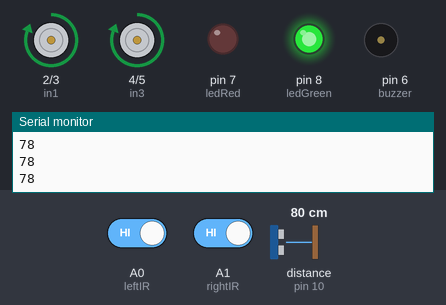
Recording of a sketch running on a simulated Arduino Uno, built with avr-gcc and run on an emulated ATmega328P. On the bench: motor-driver pin pairs drawn as motors (green arrow = first pin HIGH = forward, orange = second pin HIGH = backward, longer = more drive), output pins drawn as LEDs (lit = HIGH), buzzer (waves = sounding), the last lines printed to the serial monitor. Wiring (inferred from the names in the program): ultrasonic range finder: trigger pin 9; echo pin 10. The inputs (shaded band) are chosen by the test bench; at power-on: distance to the obstacle (sensor on pin 10) 80 cm, A0 (leftIR) HIGH, A1 (rightIR) HIGH. The echo pulse lasts 58.3 µs per cm; pins used as bus, display or sensor lines are not drawn.

Above: at 1.2 s.
1.3 s: distance to the obstacle (sensor on pin 10) set to 17 cm
2.8 s: distance to the obstacle (sensor on pin 10) set to 13 cm
At 3.2 s:
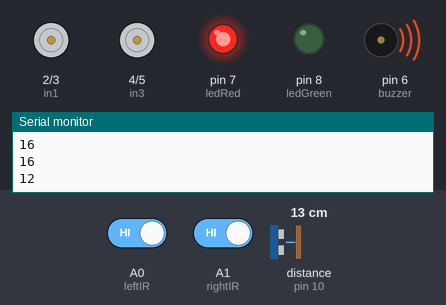
5.8 s: A0 (leftIR) driven LOW
At 6.95 s:
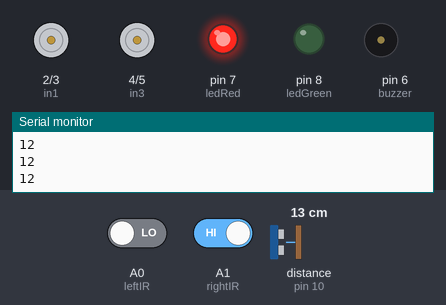
8.8 s: A0 (leftIR) driven HIGH
At 9.9 s:
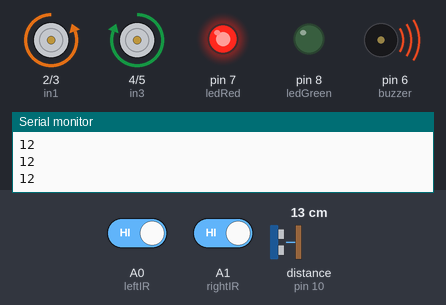
11.8 s: A1 (rightIR) driven LOW
At 12.8 s:
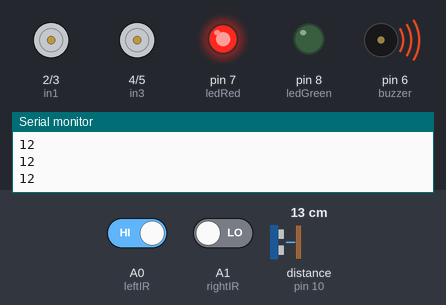
Timing chart, 0 to 15.8 s (numbered marks = the images above; inputs shaded):
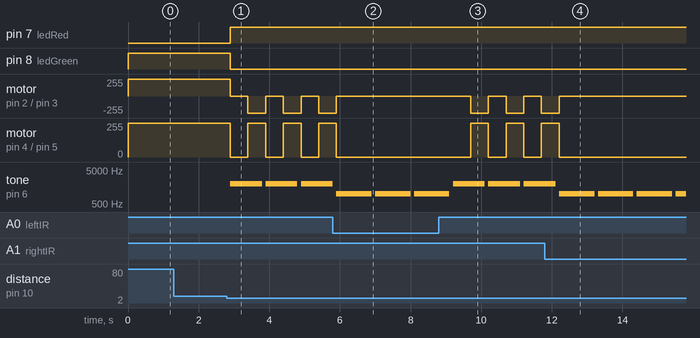

The sketch:

robot.ino
```cpp
#define trigPin 9
#define echoPin 10
#define leftIR A0
#define rightIR A1
#define buzzer 6
#define ledRed 7
#define ledGreen 8

// Motor pins
#define in1 2
#define in2 3
#define in3 4
#define in4 5

long duration;
int distance;

void setup() {
  pinMode(trigPin, OUTPUT);
  pinMode(echoPin, INPUT);
  pinMode(leftIR, INPUT);
  pinMode(rightIR, INPUT);
  pinMode(buzzer, OUTPUT);
  pinMode(ledRed, OUTPUT);
  pinMode(ledGreen, OUTPUT);

  pinMode(in1, OUTPUT);
  pinMode(in2, OUTPUT);
  pinMode(in3, OUTPUT);
  pinMode(in4, OUTPUT);

  Serial.begin(9600);
}

void loop() {
  // Measure distance
  digitalWrite(trigPin, LOW);
  delayMicroseconds(2);
  digitalWrite(trigPin, HIGH);
  delayMicroseconds(10);
  digitalWrite(trigPin, LOW);

  duration = pulseIn(echoPin, HIGH);
  distance = duration * 0.034 / 2;
  Serial.println(distance);

  int left = digitalRead(leftIR);
  int right = digitalRead(rightIR);

  // Edge detection (IR)
  if (left == 0 || right == 0) {
    stopMotors();
    tone(buzzer, 1000);
    digitalWrite(ledRed, HIGH);
    digitalWrite(ledGreen, LOW);
    delay(1000);
    noTone(buzzer);
  }

  // Obstacle detection
  else if (distance < 15) {
    stopMotors();
    tone(buzzer, 2000);
    digitalWrite(ledRed, HIGH);
    digitalWrite(ledGreen, LOW);
    delay(500);
    turnRight(); // avoid
    delay(400);
    noTone(buzzer);
  }

  // Safe path
  else {
    moveForward();
    digitalWrite(ledGreen, HIGH);
    digitalWrite(ledRed, LOW);
  }

  delay(100);
}

void moveForward() {
  digitalWrite(in1, HIGH);
  digitalWrite(in2, LOW);
  digitalWrite(in3, HIGH);
  digitalWrite(in4, LOW);
}

void stopMotors() {
  digitalWrite(in1, LOW);
  digitalWrite(in2, LOW);
  digitalWrite(in3, LOW);
  digitalWrite(in4, LOW);
}

void turnRight() {
  digitalWrite(in1, LOW);
  digitalWrite(in2, HIGH);
  digitalWrite(in3, HIGH);
  digitalWrite(in4, LOW);
}
```

Measured:
- the behaviour switches between 16 and 15 cm on distance to the obstacle (sensor on pin 10) (found by bisection; images 0 and 1)
- after the input at 2.8 s, pin 7 (ledRed): LOW → HIGH after 0.10 s; pin 8 (ledGreen): HIGH → LOW after 0.10 s
- after the input at 5.8 s, motor on pin 2 (in1) / pin 3 (in2), motor on pin 4 (in3) / pin 5 (in4): goes on until 5.9 s, then stays stopped
- after the input at 8.8 s, motor on pin 2 (in1) / pin 3 (in2): alternates backward 255/255 for 0.50 s and stopped for 0.50 s, starting after 0.90 s; motor on pin 4 (in3) / pin 5 (in4): alternates forward 255/255 for 0.50 s and stopped for 0.50 s, starting after 0.90 s
- after the input at 11.8 s, motor on pin 2 (in1) / pin 3 (in2), motor on pin 4 (in3) / pin 5 (in4): goes on until 12.2 s, then stays stopped
